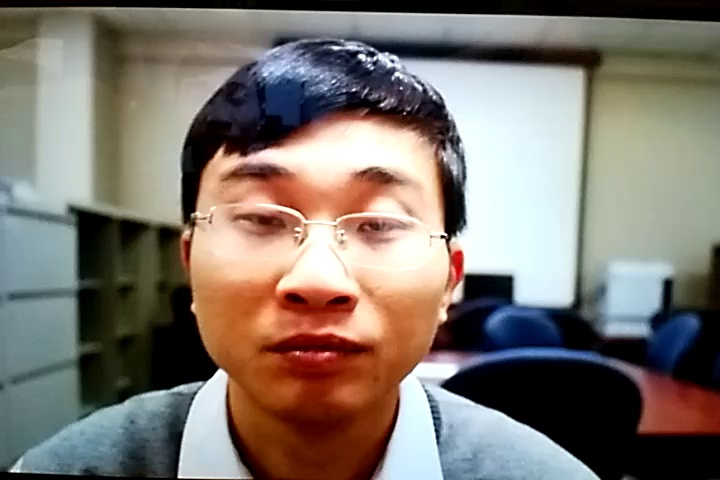
#> input picture data/MSU-MFSD/pics/attack/attack_client001_android_SD_ipad_video_scene01.jpg, 720 x 480 px; its folder holds only this picture in this run
$ python -i preprocess.py   (imports and definitions only)
#> lines starting #> are read from the running program, lines starting #| are printed output that depends on the picture
import os
import cv2
import numpy as np
import os
import cv2
import numpy as np
import sys

# Add src to path to import features
sys.path.append(os.path.join(os.path.dirname(__file__), '..', '..'))

from src.features.lbp_extractor import LBPExtractor
# [38 lines left out: function load_data_from_dirs, not called in this run]

# Face detection model loaded once to improve performance
face_cascade = cv2.CascadeClassifier(cv2.data.haarcascades + 'haarcascade_frontalface_default.xml')

def preprocess_face(image_or_path, target_size=(128, 128)):

    # Load image if path is given
#> called with target_size = (128, 128)
    if isinstance(image_or_path, str):
        img = cv2.imread(image_or_path)
#> img is the input picture: shape (480, 720, 3); mean B, G, R 110.8, 118.5, 127.2
        if img is None:
            raise ValueError(f"Could not read image from {image_or_path}")
    else:
        img = image_or_path

    if img is None:
        return None, None

    gray = cv2.cvtColor(img, cv2.COLOR_BGR2GRAY)
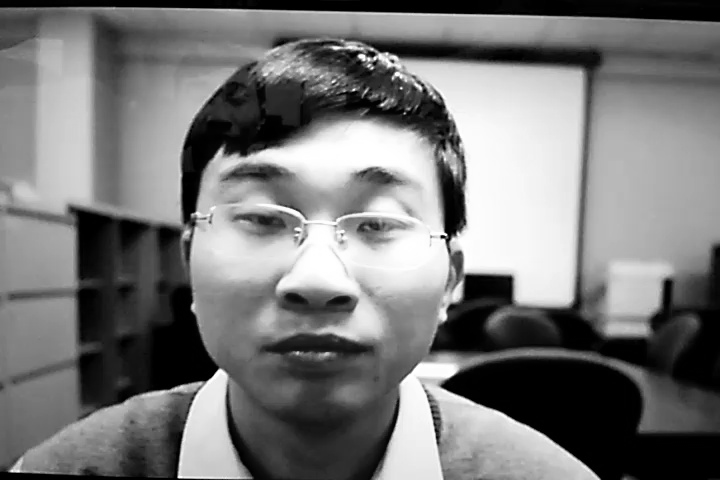
#> gray: shape (480, 720); min 0, max 255, mean 120.2

    # Use the global face_cascade
    faces = face_cascade.detectMultiScale(gray, 1.1, 4)
#> faces = [[148, 85, 334, 334]]

    if len(faces) == 0:
        # No face found
        return None, None

    # Find largest face
    largest_face = max(faces, key=lambda rect: rect[2] * rect[3])
#> largest_face = [148, 85, 334, 334]
    x, y, w, h = largest_face
#> x = 148; y = 85; w = 334; h = 334

    # Add a small margin (optional but recommended)
    margin = 0
    x_start = max(0, x - margin)
#> x_start = 148
    y_start = max(0, y - margin)
#> y_start = 85
    x_end = min(img.shape[1], x + w + margin)
#> x_end = 482
    y_end = min(img.shape[0], y + h + margin)
#> y_end = 419

    face_img = img[y_start:y_end, x_start:x_end]
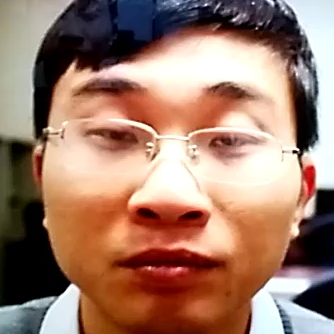
#> face_img: shape (334, 334, 3); mean B, G, R 106.9, 123.7, 159.4

    # Resize
    try:
        face_resized = cv2.resize(face_img, target_size)
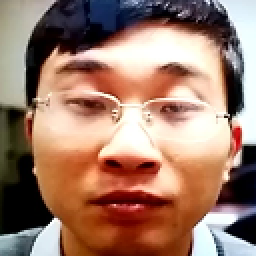
#> face_resized: shape (128, 128, 3) (shown 2 times larger); mean B, G, R 106.8, 123.6, 159.3
        return face_resized, (x, y, w, h)
    except Exception as e:
        print(f"Error resizing face: {e}")
        return None, None

>>> result = preprocess_face('../../data/MSU-MFSD/pics/attack/attack_client001_android_SD_ipad_video_scene01.jpg')

$ run again, on data/MSU-MFSD/pics/attack/attack_client005_android_SD_ipad_video_scene01.jpg
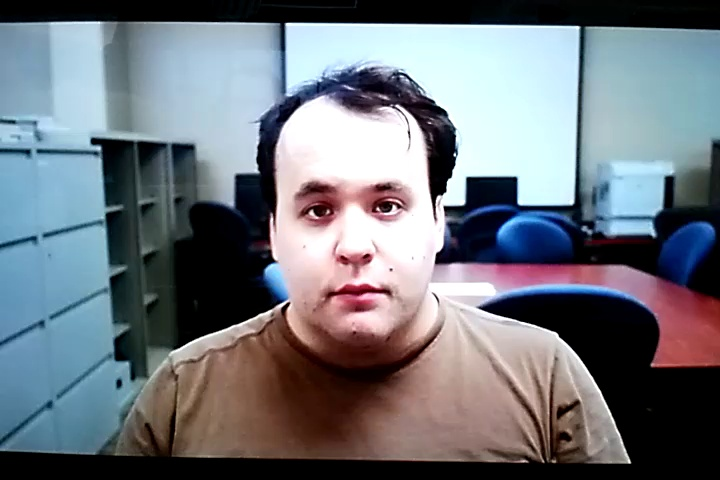
#> input picture data/MSU-MFSD/pics/attack/attack_client005_android_SD_ipad_video_scene01.jpg, 720 x 480 px
#> in preprocess_face, img is the input picture: shape (480, 720, 3); mean B, G, R 125.1, 117.6, 112.5
#> in preprocess_face, `gray = cv2.cvtColor(img, cv2.COLOR_BGR2GRAY)`:
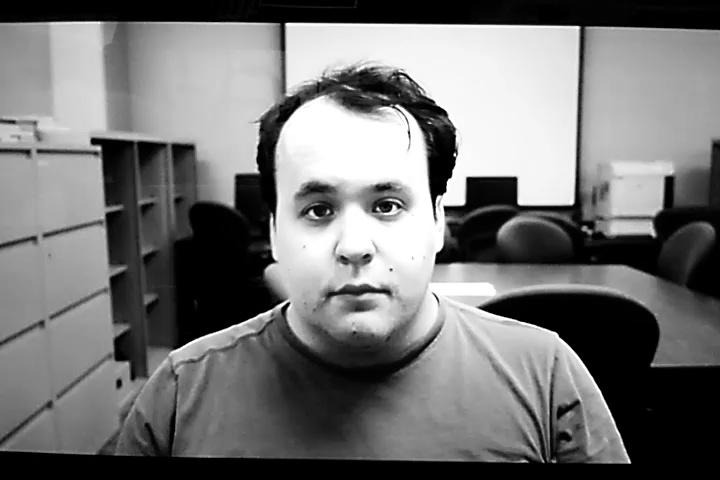
#> gray: shape (480, 720); min 0, max 255, mean 116.9
#> faces = [[244, 119, 219, 219]]
#> largest_face = [244, 119, 219, 219]
#> x = 244; y = 119; w = 219
#> x_start = 244
#> y_start = 119
#> x_end = 463
#> y_end = 338
#> in preprocess_face, `face_resized = cv2.resize(face_img, target_size)`:
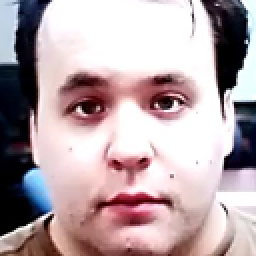
#> face_resized: shape (128, 128, 3) (shown 2 times larger); mean B, G, R 168.1, 164.2, 182.3

$ run again, on data/MSU-MFSD/pics/attack/attack_client006_android_SD_ipad_video_scene01.jpg
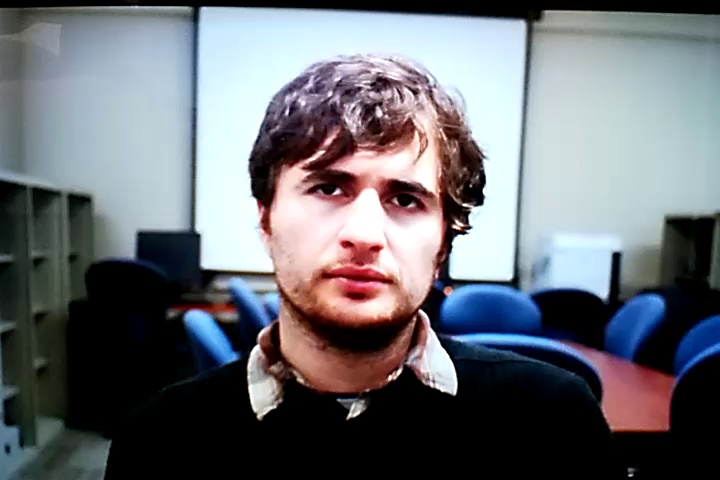
#> input picture data/MSU-MFSD/pics/attack/attack_client006_android_SD_ipad_video_scene01.jpg, 720 x 480 px
#> in preprocess_face, img is the input picture: shape (480, 720, 3); mean B, G, R 115.7, 109.9, 107.4
#> in preprocess_face, `gray = cv2.cvtColor(img, cv2.COLOR_BGR2GRAY)`:
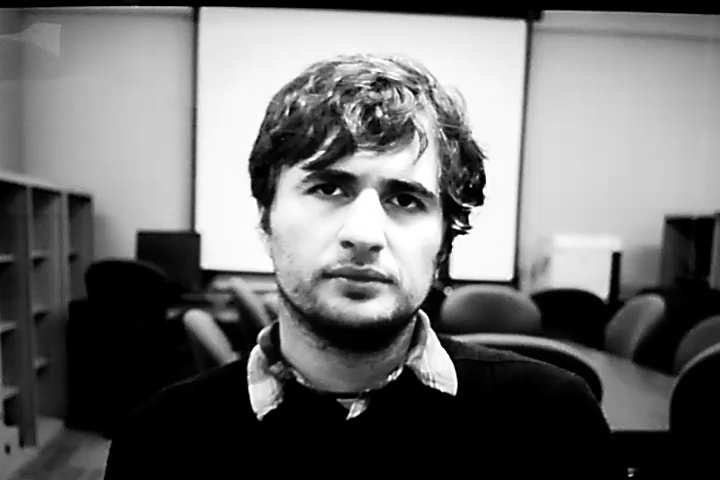
#> gray: shape (480, 720); min 0, max 255, mean 109.8
#> faces = [[256, 115, 211, 211]]
#> largest_face = [256, 115, 211, 211]
#> x = 256; y = 115; w = 211
#> x_start = 256
#> y_start = 115
#> x_end = 467
#> y_end = 326
#> in preprocess_face, `face_resized = cv2.resize(face_img, target_size)`:
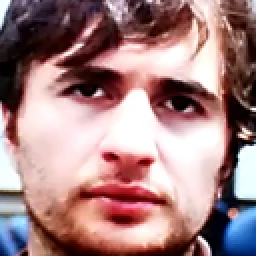
#> face_resized: shape (128, 128, 3) (shown 2 times larger); mean B, G, R 129.7, 128.8, 164.1

$ run again, on data/MSU-MFSD/pics/attack/attack_client007_android_SD_ipad_video_scene01.jpg
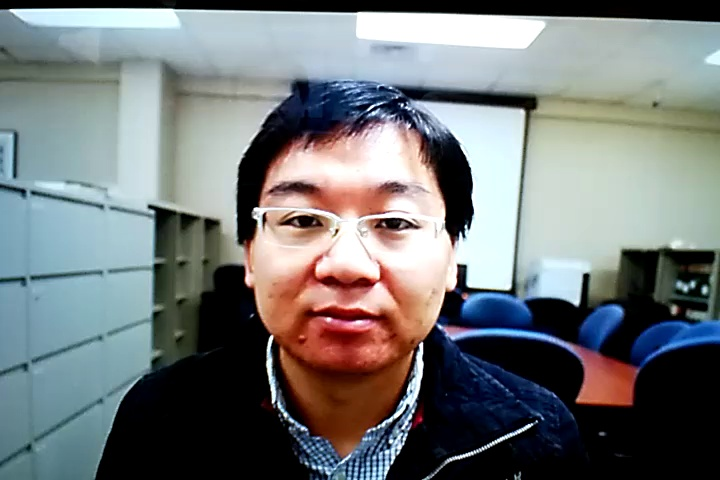
#> input picture data/MSU-MFSD/pics/attack/attack_client007_android_SD_ipad_video_scene01.jpg, 720 x 480 px
#> in preprocess_face, img is the input picture: shape (480, 720, 3); mean B, G, R 121, 120, 115.9
#> in preprocess_face, `gray = cv2.cvtColor(img, cv2.COLOR_BGR2GRAY)`:
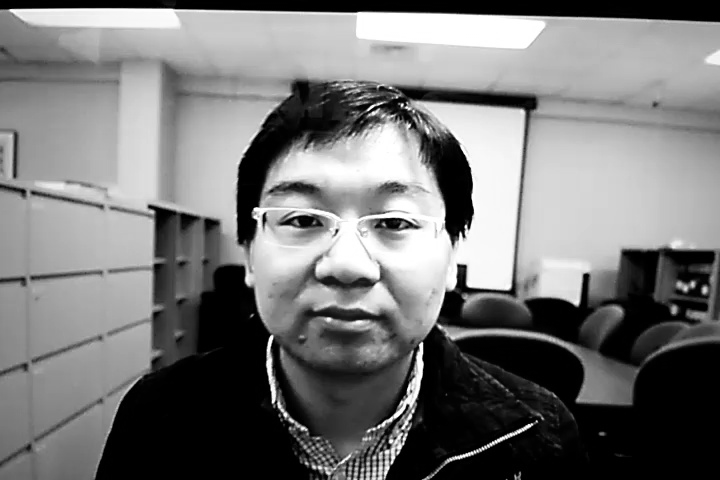
#> gray: shape (480, 720); min 0, max 255, mean 118.9
#> faces = [[217, 120, 254, 254]]
#> largest_face = [217, 120, 254, 254]
#> x = 217; y = 120; w = 254
#> x_start = 217
#> y_start = 120
#> x_end = 471
#> y_end = 374
#> in preprocess_face, `face_resized = cv2.resize(face_img, target_size)`:
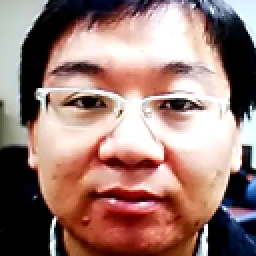
#> face_resized: shape (128, 128, 3) (shown 2 times larger); mean B, G, R 116.3, 122.9, 154.6
